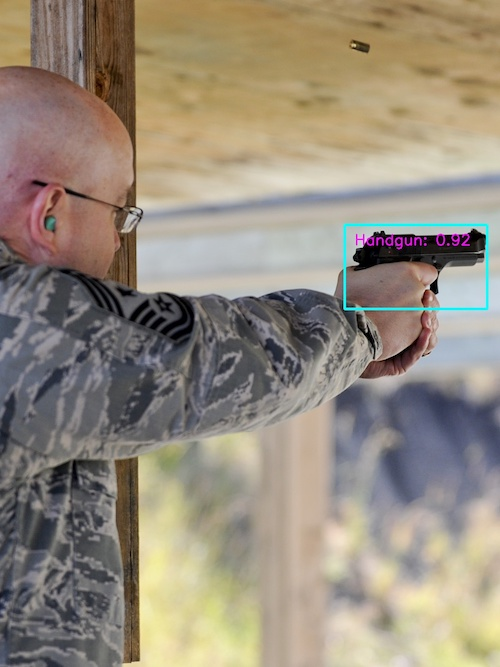
#> input picture gun.jpg, 500 x 667 px
$ python test_read.py
#> lines starting #> are read from the running program, lines starting #| are printed output that depends on the picture
import cv2
import numpy as np


gun = cv2.imread("gun.jpg")
#> gun is the input picture: shape (667, 500, 3); mean B, G, R 125.7, 140.4, 150.6

gray = cv2.cvtColor(gun,cv2.COLOR_BGR2GRAY)
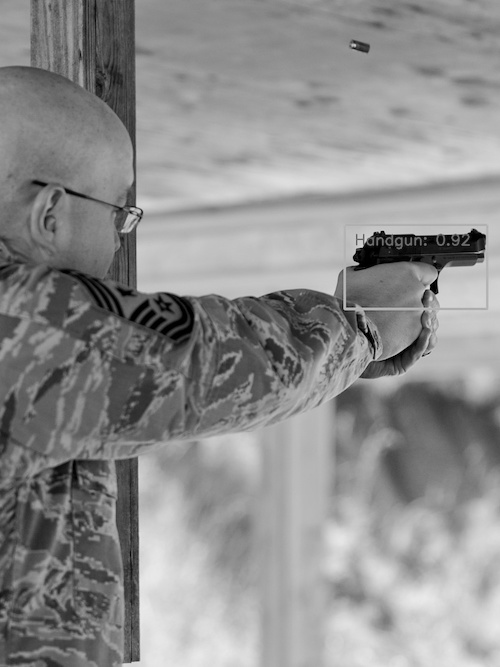
#> gray: shape (667, 500); min 0, max 236, mean 141.8
gray = gray[:, ::-1]
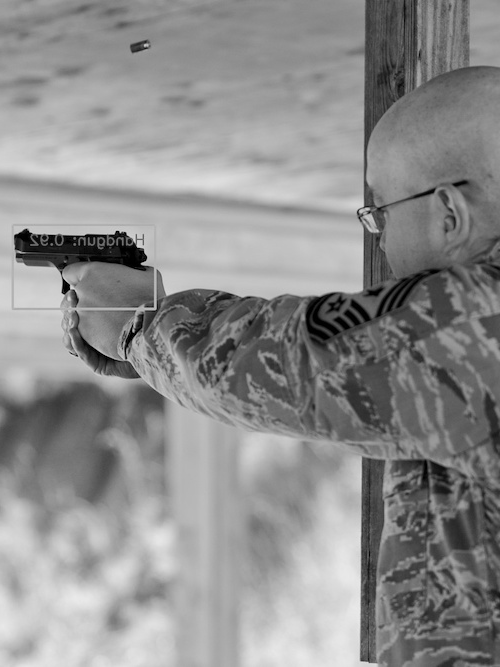
#> gray: shape (667, 500); min 0, max 236, mean 141.8
cv2.imshow("gray",gray)
cv2.waitKey(0)

$ run again, with test.png saved as gun.jpg
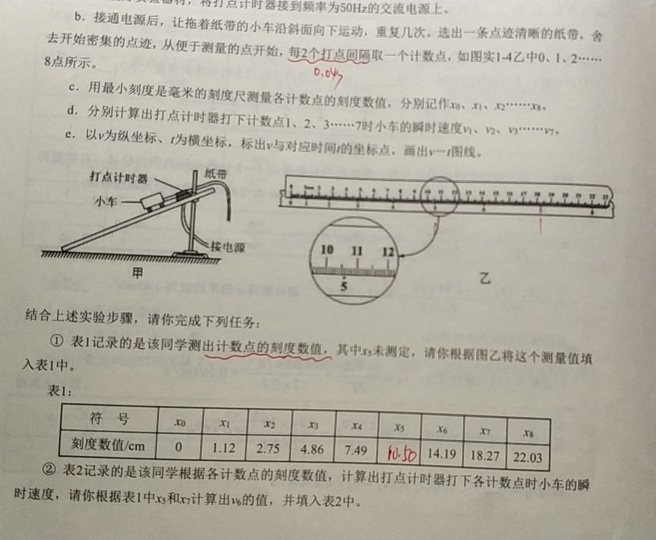
#> input picture test.png, 656 x 540 px
#> gun is the input picture: shape (540, 656, 3); mean B, G, R 160.9, 172.6, 177.2
#> `gray = gray[:, ::-1]`:
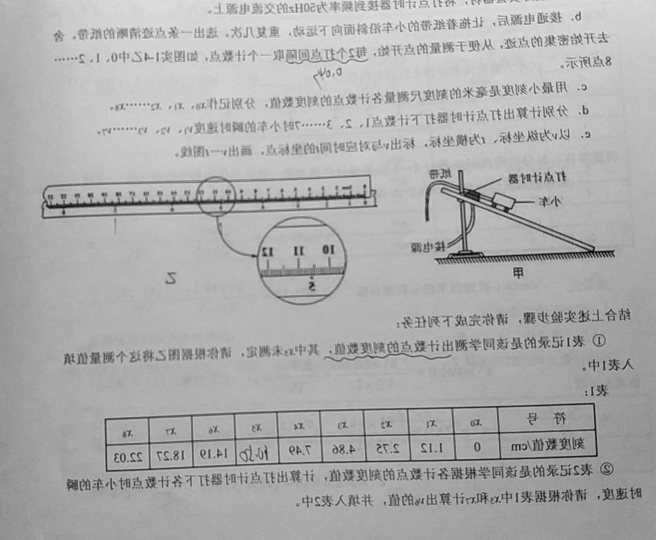
#> gray: shape (540, 656); min 1, max 238, mean 172.6
